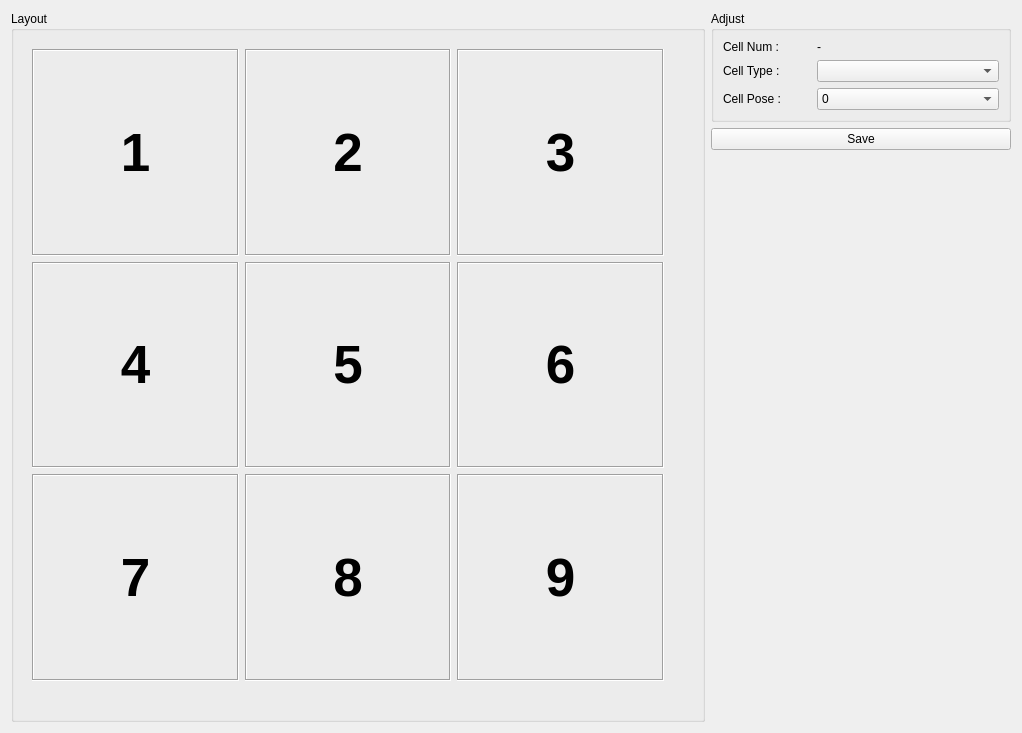
<?xml version="1.0" encoding="UTF-8"?>
<ui version="4.0">
 <class>SettingClass</class>
 <widget class="QWidget" name="SettingClass">
  <property name="geometry">
   <rect>
    <x>0</x>
    <y>0</y>
    <width>1018</width>
    <height>732</height>
   </rect>
  </property>
  <property name="windowTitle">
   <string>SettingClass</string>
  </property>
  <layout class="QGridLayout" name="gridLayout">
   <item row="0" column="0" rowspan="3">
    <widget class="QGroupBox" name="gbLayout">
     <property name="minimumSize">
      <size>
       <width>0</width>
       <height>0</height>
      </size>
     </property>
     <property name="maximumSize">
      <size>
       <width>16777215</width>
       <height>16777215</height>
      </size>
     </property>
     <property name="title">
      <string>Layout</string>
     </property>
     <layout class="QGridLayout" name="gridLayout_2">
      <item row="0" column="0">
       <widget class="QWidget" name="widget_layout" native="true">
        <property name="minimumSize">
         <size>
          <width>670</width>
          <height>670</height>
         </size>
        </property>
        <property name="maximumSize">
         <size>
          <width>670</width>
          <height>670</height>
         </size>
        </property>
        <layout class="QGridLayout" name="gridLayout_4">
         <item row="0" column="0">
          <widget class="QClickLabel" name="label_1">
           <property name="font">
            <font>
             <pointsize>40</pointsize>
             <weight>75</weight>
             <bold>true</bold>
            </font>
           </property>
           <property name="frameShape">
            <enum>QFrame::Box</enum>
           </property>
           <property name="frameShadow">
            <enum>QFrame::Sunken</enum>
           </property>
           <property name="text">
            <string>1</string>
           </property>
           <property name="alignment">
            <set>Qt::AlignCenter</set>
           </property>
          </widget>
         </item>
         <item row="0" column="1">
          <widget class="QClickLabel" name="label_2">
           <property name="font">
            <font>
             <pointsize>40</pointsize>
             <weight>75</weight>
             <bold>true</bold>
            </font>
           </property>
           <property name="frameShape">
            <enum>QFrame::Box</enum>
           </property>
           <property name="frameShadow">
            <enum>QFrame::Sunken</enum>
           </property>
           <property name="text">
            <string>2</string>
           </property>
           <property name="alignment">
            <set>Qt::AlignCenter</set>
           </property>
          </widget>
         </item>
         <item row="0" column="2">
          <widget class="QClickLabel" name="label_3">
           <property name="font">
            <font>
             <pointsize>40</pointsize>
             <weight>75</weight>
             <bold>true</bold>
            </font>
           </property>
           <property name="frameShape">
            <enum>QFrame::Box</enum>
           </property>
           <property name="frameShadow">
            <enum>QFrame::Sunken</enum>
           </property>
           <property name="text">
            <string>3</string>
           </property>
           <property name="alignment">
            <set>Qt::AlignCenter</set>
           </property>
          </widget>
         </item>
         <item row="0" column="3">
          <spacer name="horizontalSpacer">
           <property name="orientation">
            <enum>Qt::Horizontal</enum>
           </property>
           <property name="sizeType">
            <enum>QSizePolicy::Fixed</enum>
           </property>
           <property name="sizeHint" stdset="0">
            <size>
             <width>20</width>
             <height>20</height>
            </size>
           </property>
          </spacer>
         </item>
         <item row="1" column="0">
          <widget class="QClickLabel" name="label_4">
           <property name="font">
            <font>
             <pointsize>40</pointsize>
             <weight>75</weight>
             <bold>true</bold>
            </font>
           </property>
           <property name="frameShape">
            <enum>QFrame::Box</enum>
           </property>
           <property name="frameShadow">
            <enum>QFrame::Sunken</enum>
           </property>
           <property name="text">
            <string>4</string>
           </property>
           <property name="alignment">
            <set>Qt::AlignCenter</set>
           </property>
          </widget>
         </item>
         <item row="1" column="1">
          <widget class="QClickLabel" name="label_5">
           <property name="font">
            <font>
             <pointsize>40</pointsize>
             <weight>75</weight>
             <bold>true</bold>
            </font>
           </property>
           <property name="frameShape">
            <enum>QFrame::Box</enum>
           </property>
           <property name="frameShadow">
            <enum>QFrame::Sunken</enum>
           </property>
           <property name="text">
            <string>5</string>
           </property>
           <property name="alignment">
            <set>Qt::AlignCenter</set>
           </property>
          </widget>
         </item>
         <item row="1" column="2">
          <widget class="QClickLabel" name="label_6">
           <property name="font">
            <font>
             <pointsize>40</pointsize>
             <weight>75</weight>
             <bold>true</bold>
            </font>
           </property>
           <property name="frameShape">
            <enum>QFrame::Box</enum>
           </property>
           <property name="frameShadow">
            <enum>QFrame::Sunken</enum>
           </property>
           <property name="text">
            <string>6</string>
           </property>
           <property name="alignment">
            <set>Qt::AlignCenter</set>
           </property>
          </widget>
         </item>
         <item row="2" column="0">
          <widget class="QClickLabel" name="label_7">
           <property name="font">
            <font>
             <pointsize>40</pointsize>
             <weight>75</weight>
             <bold>true</bold>
            </font>
           </property>
           <property name="frameShape">
            <enum>QFrame::Box</enum>
           </property>
           <property name="frameShadow">
            <enum>QFrame::Sunken</enum>
           </property>
           <property name="text">
            <string>7</string>
           </property>
           <property name="alignment">
            <set>Qt::AlignCenter</set>
           </property>
          </widget>
         </item>
         <item row="2" column="1">
          <widget class="QClickLabel" name="label_8">
           <property name="font">
            <font>
             <pointsize>40</pointsize>
             <weight>75</weight>
             <bold>true</bold>
            </font>
           </property>
           <property name="frameShape">
            <enum>QFrame::Box</enum>
           </property>
           <property name="frameShadow">
            <enum>QFrame::Sunken</enum>
           </property>
           <property name="text">
            <string>8</string>
           </property>
           <property name="alignment">
            <set>Qt::AlignCenter</set>
           </property>
          </widget>
         </item>
         <item row="2" column="2">
          <widget class="QClickLabel" name="label_9">
           <property name="font">
            <font>
             <pointsize>40</pointsize>
             <weight>75</weight>
             <bold>true</bold>
            </font>
           </property>
           <property name="frameShape">
            <enum>QFrame::Box</enum>
           </property>
           <property name="frameShadow">
            <enum>QFrame::Sunken</enum>
           </property>
           <property name="text">
            <string>9</string>
           </property>
           <property name="alignment">
            <set>Qt::AlignCenter</set>
           </property>
          </widget>
         </item>
         <item row="3" column="0">
          <spacer name="verticalSpacer">
           <property name="orientation">
            <enum>Qt::Vertical</enum>
           </property>
           <property name="sizeType">
            <enum>QSizePolicy::Fixed</enum>
           </property>
           <property name="sizeHint" stdset="0">
            <size>
             <width>20</width>
             <height>20</height>
            </size>
           </property>
          </spacer>
         </item>
        </layout>
       </widget>
      </item>
     </layout>
    </widget>
   </item>
   <item row="0" column="1">
    <widget class="QGroupBox" name="gbAdjust">
     <property name="minimumSize">
      <size>
       <width>300</width>
       <height>0</height>
      </size>
     </property>
     <property name="maximumSize">
      <size>
       <width>300</width>
       <height>16777215</height>
      </size>
     </property>
     <property name="title">
      <string>Adjust</string>
     </property>
     <layout class="QGridLayout" name="gridLayout_3">
      <item row="2" column="0">
       <widget class="QLabel" name="label_11">
        <property name="text">
         <string>Cell Pose : </string>
        </property>
       </widget>
      </item>
      <item row="1" column="0">
       <widget class="QLabel" name="label_10">
        <property name="text">
         <string>Cell Type : </string>
        </property>
       </widget>
      </item>
      <item row="0" column="0">
       <widget class="QLabel" name="label">
        <property name="text">
         <string>Cell Num : </string>
        </property>
       </widget>
      </item>
      <item row="1" column="1" colspan="2">
       <widget class="QComboBox" name="cbCellType"/>
      </item>
      <item row="0" column="1">
       <widget class="QLabel" name="txtCellNum">
        <property name="text">
         <string>-</string>
        </property>
        <property name="alignment">
         <set>Qt::AlignLeading|Qt::AlignLeft|Qt::AlignVCenter</set>
        </property>
       </widget>
      </item>
      <item row="2" column="1" colspan="2">
       <widget class="QComboBox" name="cbCellPose">
        <item>
         <property name="text">
          <string>0</string>
         </property>
        </item>
        <item>
         <property name="text">
          <string>90</string>
         </property>
        </item>
        <item>
         <property name="text">
          <string>180</string>
         </property>
        </item>
        <item>
         <property name="text">
          <string>270</string>
         </property>
        </item>
       </widget>
      </item>
     </layout>
    </widget>
   </item>
   <item row="1" column="1">
    <widget class="QPushButton" name="btnSave">
     <property name="text">
      <string>Save</string>
     </property>
    </widget>
   </item>
   <item row="2" column="1">
    <spacer name="verticalSpacer_2">
     <property name="orientation">
      <enum>Qt::Vertical</enum>
     </property>
     <property name="sizeHint" stdset="0">
      <size>
       <width>20</width>
       <height>551</height>
      </size>
     </property>
    </spacer>
   </item>
  </layout>
 </widget>
 <customwidgets>
  <customwidget>
   <class>QClickLabel</class>
   <extends>QLabel</extends>
   <header location="global">qclicklabel.h</header>
  </customwidget>
 </customwidgets>
 <resources/>
 <connections/>
</ui>
